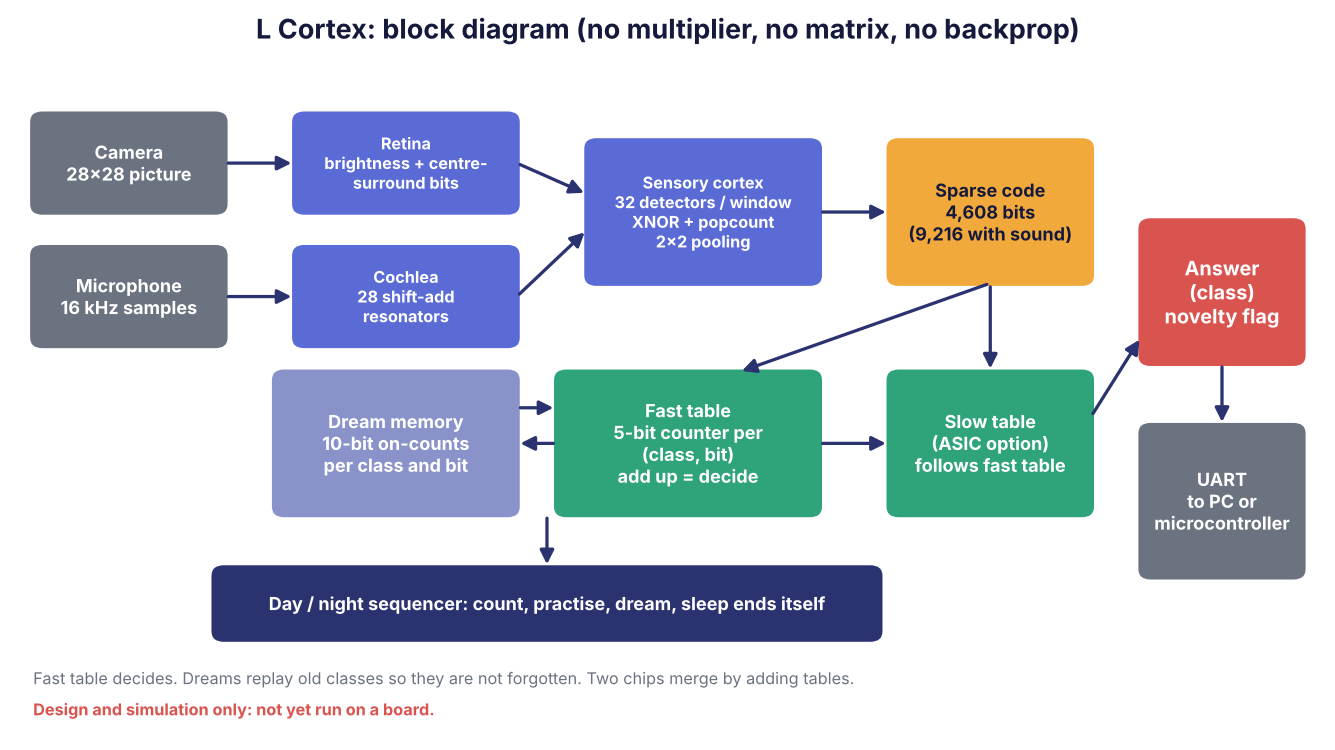

Python code for this plot:
import matplotlib; matplotlib.use("Agg")
import matplotlib.pyplot as plt
from matplotlib.patches import FancyBboxPatch, FancyArrowPatch
f, a = plt.subplots(figsize=(13, 7.2)); a.set_xlim(0, 13); a.set_ylim(-0.9, 7.2); a.axis("off")
def box(x, y, w, h, t, c, s=10, tc="white"):
    a.add_patch(FancyBboxPatch((x, y), w, h, boxstyle="round,pad=0.03,rounding_size=0.12", fc=c, ec="none")); a.text(x + w / 2, y + h / 2, t, ha="center", va="center", fontsize=s, color=tc, fontweight="bold")
def arr(x1, y1, x2, y2): a.add_patch(FancyArrowPatch((x1, y1), (x2, y2), arrowstyle="-|>", mutation_scale=16, color="#2B3270", lw=1.8))
a.text(6.5, 6.95, "L Cortex: block diagram (no multiplier, no matrix, no backprop)", ha="center", fontsize=15, fontweight="bold", color="#151A3D")
box(0.2, 5.0, 1.9, 1.1, "Camera\n28x28 picture", "#6B7280"); box(0.2, 3.5, 1.9, 1.1, "Microphone\n16 kHz samples", "#6B7280")
box(2.8, 5.0, 2.2, 1.1, "Retina\nbrightness + centre-\nsurround bits", "#5B6BD6", 9); box(2.8, 3.5, 2.2, 1.1, "Cochlea\n28 shift-add\nresonators", "#5B6BD6", 9)
box(5.7, 4.2, 2.3, 1.6, "Sensory cortex\n32 detectors / window\nXNOR + popcount\n2x2 pooling", "#5B6BD6", 9)
box(8.7, 4.2, 2.0, 1.6, "Sparse code\n4,608 bits\n(9,216 with sound)", "#F2A93B", 10, "#151A3D")
box(5.4, 1.6, 2.6, 1.6, "Fast table\n5-bit counter per\n(class, bit)\nadd up = decide", "#2FA37A", 10); box(8.7, 1.6, 2.0, 1.6, "Slow table\n(ASIC option)\nfollows fast table", "#2FA37A", 10)
box(2.6, 1.6, 2.4, 1.6, "Dream memory\n10-bit on-counts\nper class and bit", "#8A93C9", 10); box(2.0, 0.2, 6.6, 0.8, "Day / night sequencer: count, practise, dream, sleep ends itself", "#2B3270", 10)
box(11.2, 3.3, 1.6, 1.6, "Answer\n(class)\nnovelty flag", "#D9534F", 11); box(11.2, 0.9, 1.6, 1.7, "UART\nto PC or\nmicrocontroller", "#6B7280", 10)
arr(2.1, 5.55, 2.8, 5.55); arr(2.1, 4.05, 2.8, 4.05); arr(5.0, 5.55, 5.7, 5.2); arr(5.0, 4.05, 5.7, 4.8); arr(8.0, 5.0, 8.7, 5.0)
arr(9.7, 4.2, 7.2, 3.2); arr(9.7, 4.2, 9.7, 3.2); arr(5.4, 2.4, 5.0, 2.4); arr(5.0, 2.8, 5.4, 2.8); arr(5.3, 1.6, 5.3, 1.0)
arr(8.0, 2.4, 8.7, 2.4); arr(10.7, 2.7, 11.2, 3.6); arr(12.0, 3.3, 12.0, 2.6)
a.text(0.2, -0.35, "Fast table decides. Dreams replay old classes so they are not forgotten. Two chips merge by adding tables.", fontsize=9, color="#6B7280", va="bottom")
a.text(0.2, -0.7, "Design and simulation only: not yet run on a board.", fontsize=9, color="#D9534F", fontweight="bold", va="bottom")
f.savefig("l_cortex_block.png", dpi=130, bbox_inches="tight", facecolor="white")
